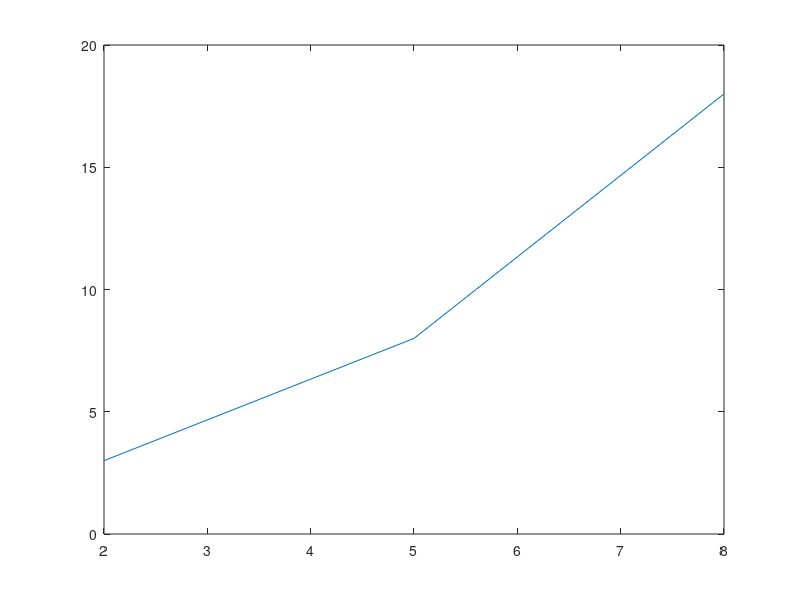
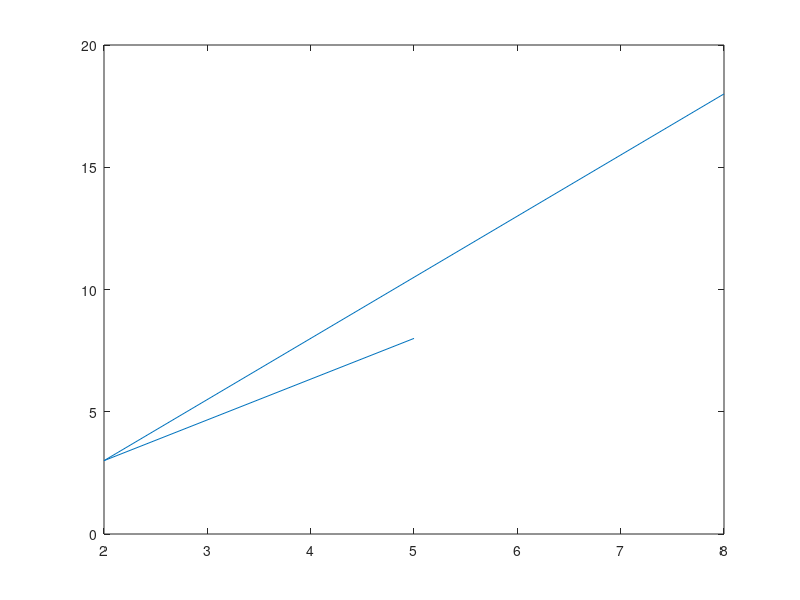
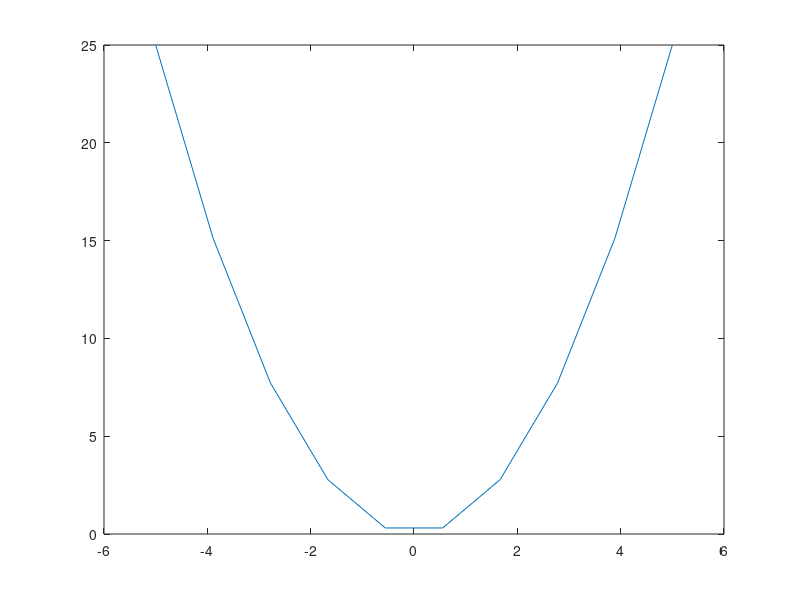
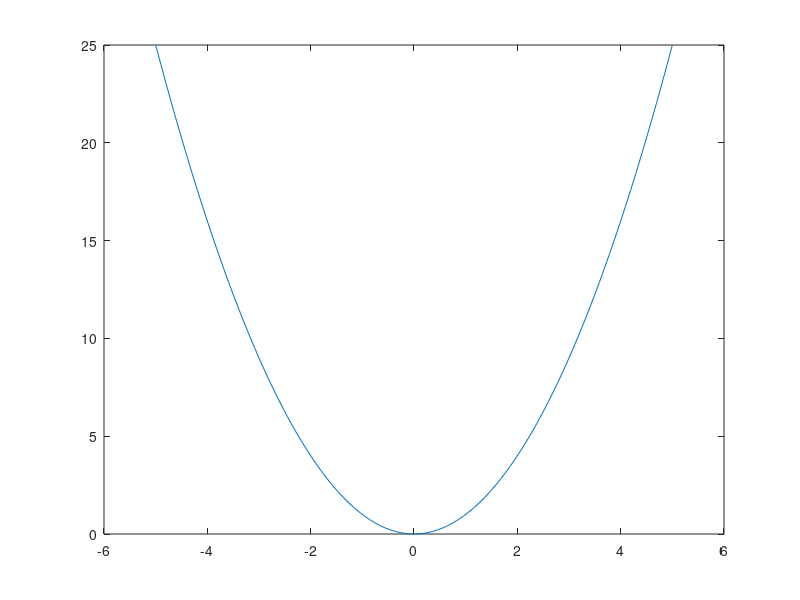

MATLAB code to generate these figures, in order:
%Name: Seth AbuHamdeh
% ID: 34937889
% Problem 1
clear
% Problem 2
x1 = 2;
x2 = 5;
x3 = 8;
y1 = 3;
y2 = 8;
y3 = 18;
figure() 
plot([x1,x2,x3],[y1,y2,y3])
figure()
plot([x2,x1,x3],[y2,y1,y3])
% Problem 3 
x4 = linspace(-5,5,10) ;
y4 = x4.^2 ;  
figure()
plot(x4,y4)
x5 = linspace(-5,5,100) ;
y5 = x5.^2 ; 
figure()
plot(x5,y5)
% Problem 4
figure()
plot(x4,y4)
axis([-1,1,0,1])
figure()
plot(x5,y5)
axis([-1,1,0,1])